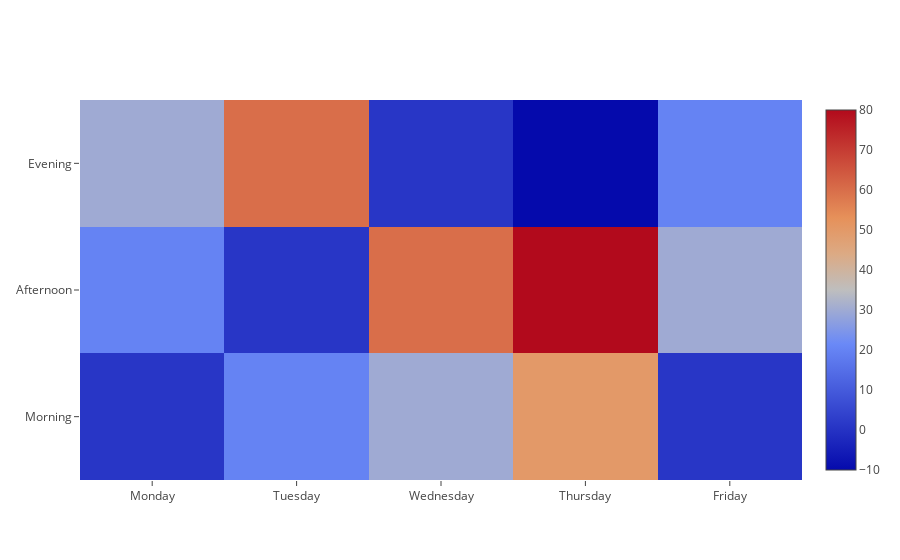

Notebook code for this chart:
### Code cell
trace = go.Heatmap(z=[[1, 20, 30, 50, 1], [20, 1, 60, 80, 30], [30, 60, 1, -10, 20]],
                   x=['Monday', 'Tuesday', 'Wednesday', 'Thursday', 'Friday'],
                   y=['Morning', 'Afternoon', 'Evening'])
datas=[trace]
iplot(datas, filename='labelled-heatmap')

### Figure 1 — Plotly figure (JSON) as saved in the notebook; plotly's stock layout.template omitted (floating-point values rounded to 4 significant figures)
{"data": [{"type": "heatmap", "uid": "3d40c9bc-ba68-11e8-87f7-e4a471612fe2", "x": ["Monday", "Tuesday", "Wednesday", "Thursday", "Friday"], "y": ["Morning", "Afternoon", "Evening"], "z": [[1, 20, 30, 50, 1], [20, 1, 60, 80, 30], [30, 60, 1, -10, 20]]}], "layout": {}}
